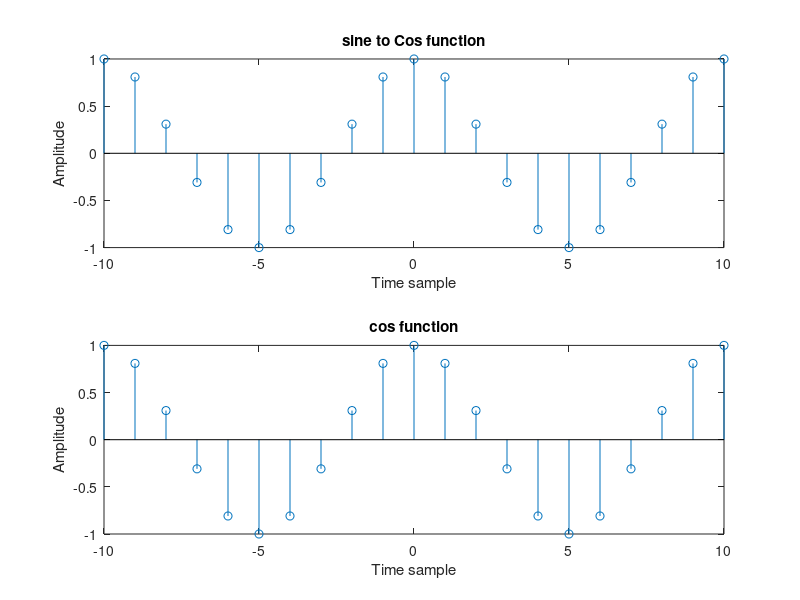

MATLAB code to generate this figure:
n=-10:10;
%x_n =sin(2*pi*0.1*n);
x_n= sin(pi/2-((2*pi*0.1*n)));
subplot(2,1,1);
stem(n,x_n);
xlabel('Time sample');
ylabel('Amplitude');
title('sine to Cos function');

x_n =cos(2*pi*0.1*n);
subplot(2,1,2);
stem(n,x_n);
xlabel('Time sample');
ylabel('Amplitude');
title('cos function');